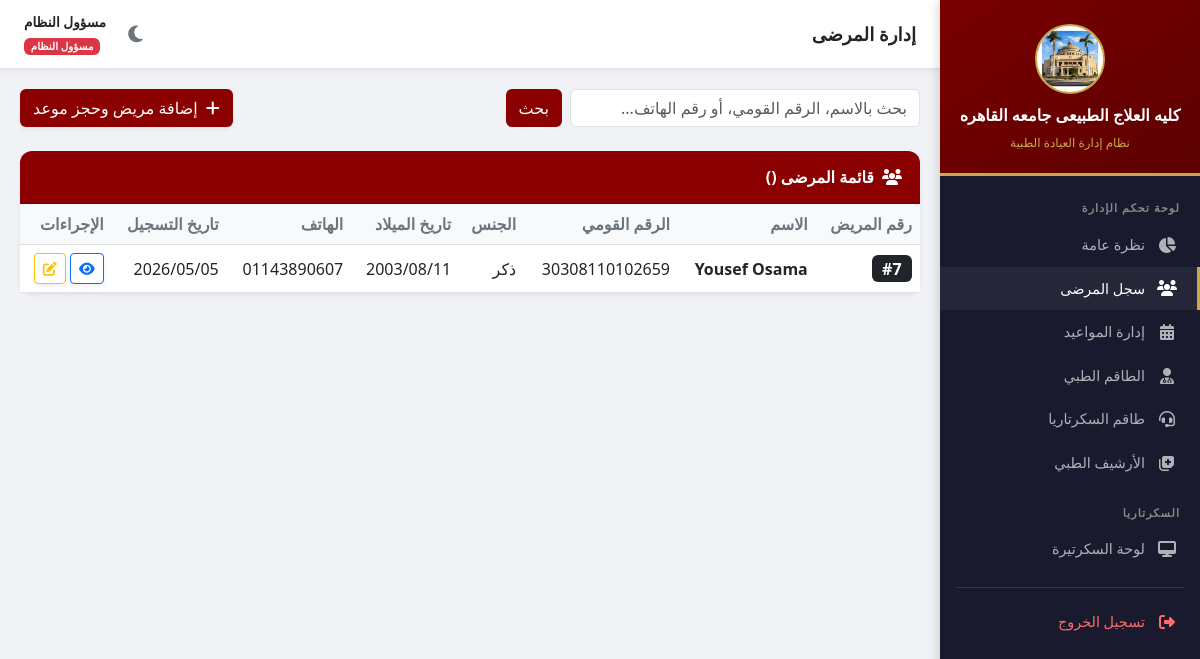
/admin-panel/patients/ (signed in), run on an earlier commit of the app's database.
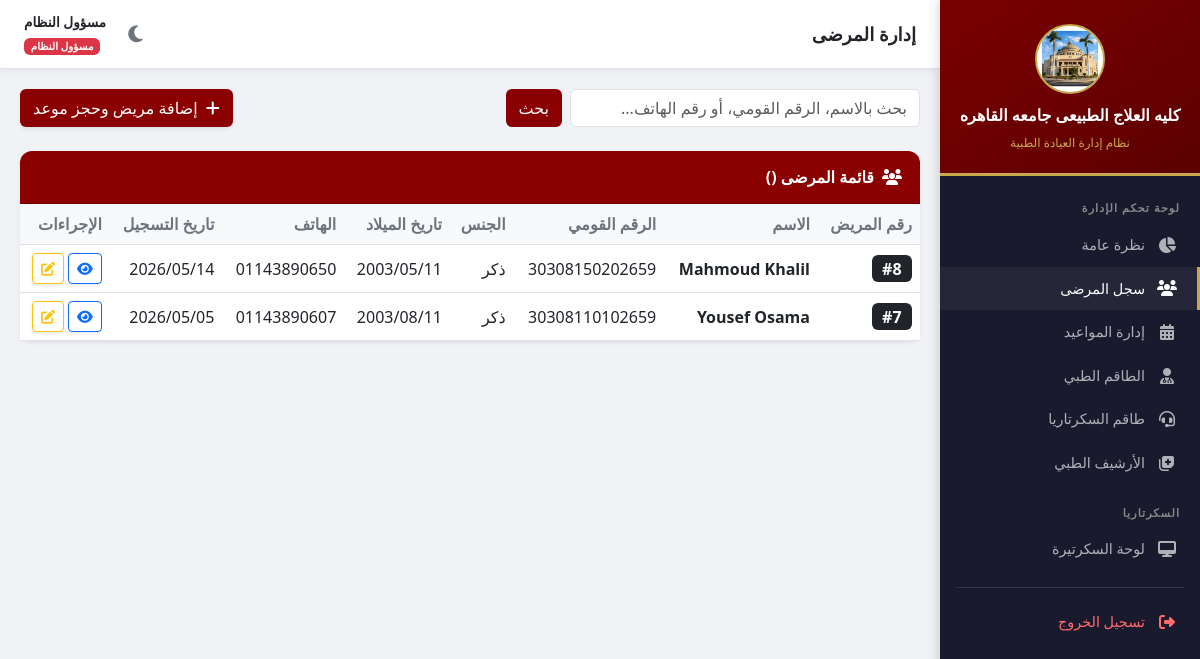
And on a later commit of the database.
### clinic/models.py (models this page shows, shortened)
class Patient(models.Model):
    GENDER_CHOICES = [('M', 'ذكر'), ('F', 'أنثى')]
    patient_number = models.AutoField(primary_key=True, verbose_name="رقم المريض")
    name = models.CharField(max_length=150, verbose_name="الاسم")
    gender = models.CharField(max_length=1, choices=GENDER_CHOICES, verbose_name="الجنس")
    birth_date = models.DateField(verbose_name="تاريخ الميلاد")
    phone = models.CharField(max_length=20, blank=True, verbose_name="رقم الهاتف")
    address = models.TextField(blank=True, verbose_name="العنوان")
    national_id = models.CharField(max_length=14, unique=True, verbose_name="الرقم القومي", null=True, blank=True)
    created_at = models.DateTimeField(auto_now_add=True)
    updated_at = models.DateTimeField(auto_now=True)
    class Meta:
        verbose_name = "مريض"
        verbose_name_plural = "المرضى"

### clinic/views.py (the view)
# urls.py: path('admin-panel/patients/', views.admin_patients, name='admin_patients'),
@login_required
@user_passes_test(is_admin, login_url='login')
def admin_patients(request):
    return _patients_list_view(request, 'admin/patients.html', 'admin')

### clinic/views.py (called while the page is built)
def is_admin(user):
    return user.is_superuser or user.is_staff

def _paginate(queryset, request):
    paginator = Paginator(queryset, ITEMS_PER_PAGE)
    page_number = request.GET.get('page')
    return paginator.get_page(page_number)

def _patients_list_view(request, template, role):
    query = request.GET.get('q', '')
    patients = Patient.objects.all()
    if query:
        patients = patients.filter(
            Q(name__icontains=query) | Q(phone__icontains=query) | Q(national_id__icontains=query)
        )
    patients = patients.order_by('-created_at')
    page_obj = _paginate(patients, request)
    return render(request, template, {'patients': page_obj, 'query': query, 'role': role})

### templates/admin/patients.html (shortened to what this page needs)
{% extends 'base.html' %}
{% block page_title %}إدارة المرضى{% endblock %}
{% block content %}
<div class="d-flex justify-content-between align-items-center mb-4">
  <form class="d-flex gap-2" method="get" id="searchForm">
    <input type="text" id="smartSearch" name="q" value="{{ query }}" class="form-control" placeholder="بحث بالاسم، الرقم القومي، أو رقم الهاتف..." style="width:350px;">
    <button type="submit" class="btn btn-cu" style="background:#8B0000;color:white;">بحث</button>
  </form>
  <div class="d-flex gap-2">
    <a href="{% url 'admin_patient_add' %}" class="btn shadow-sm" style="background:#8B0000;color:white;">
      <i class="fas fa-plus me-1"></i> إضافة مريض وحجز موعد
    </a>
  </div>
</div>
<div class="card shadow-sm border-0">
  <div class="card-header text-white" style="background:#8B0000;">
    <i class="fas fa-users me-2"></i>قائمة المرضى ()
  </div>
  <div class="card-body p-0">
    <div class="table-responsive">
      <table class="table table-hover align-middle mb-0">
        <thead class="table-light text-muted">
          <tr>
            <th>رقم المريض</th>
            <th>الاسم</th>
            <th>الرقم القومي</th>
            <th>الجنس</th>
            <th>تاريخ الميلاد</th>
            <th>الهاتف</th>
            <th>تاريخ التسجيل</th>
            <th>الإجراءات</th>
          </tr>
        </thead>
        <tbody id="patientsTableBody">
          {% for patient in patients %}
          <tr>
            <td><span class="badge bg-dark fs-6">#{{ patient.patient_number }}</span></td>
            <td><strong>{{ patient.name }}</strong></td>
            <td>{{ patient.national_id|default:"-" }}</td>
            <td>{{ patient.get_gender_display }}</td>
            <td>{{ patient.birth_date|date:"Y/m/d" }}</td>
            <td>{{ patient.phone|default:"-" }}</td>
            <td>{{ patient.created_at|date:"Y/m/d" }}</td>
            <td>
              <a href="{% url 'admin_patient_detail' patient.pk %}" class="btn btn-sm btn-outline-primary shadow-sm"><i class="fas fa-eye"></i></a>
              <a href="{% url 'admin_patient_edit' patient.pk %}" class="btn btn-sm btn-outline-warning shadow-sm"><i class="fas fa-edit"></i></a>
            </td>
          </tr>
          {% empty %}
          <tr><td colspan="8" class="text-center text-muted py-5"><i class="fas fa-users-slash fs-3 d-block mb-3 text-light"></i>لا يوجد مرضى</td></tr>
          {% endfor %}
        </tbody>
      </table>
    </div>
  </div>
</div>
{% endblock content %}

### templates/base.html (shortened to what this page needs)
<!DOCTYPE html>
<html lang="ar" dir="rtl">
<head>
<link href="https://cdn.jsdelivr.net/npm/bootstrap@5.3.0/dist/css/bootstrap.rtl.min.css" rel="stylesheet">
<link href="https://cdnjs.cloudflare.com/ajax/libs/font-awesome/6.4.0/css/all.min.css" rel="stylesheet">
</head>
<body>
{% load auth_extras %}
{% if user.is_authenticated %}
<div class="sidebar" id="sidebar">
  <div class="sidebar-header">
    <div class="logo-container"><img src="/media/2.png" alt="لوجو جامعة القاهرة"></div>
    <h6>كليه العلاج الطبيعى جامعه القاهره</h6>
    <small>نظام إدارة العيادة الطبية</small>
  </div>
  <div class="sidebar-nav-container">
    {% if user.is_staff or user.is_superuser %}
    <div class="nav-section">لوحة تحكم الإدارة</div>
    <a href="{% url 'admin_dashboard' %}" class="nav-link-side {% if request.resolver_match.url_name == 'admin_dashboard' %}active{% endif %}" onclick="closeSidebar()"><i class="fas fa-chart-pie"></i> نظرة عامة</a>
    <a href="{% url 'admin_patients' %}" class="nav-link-side {% if 'patient' in request.resolver_match.url_name and 'secretary' not in request.resolver_match.url_name %}active{% endif %}" onclick="closeSidebar()"><i class="fas fa-users"></i> سجل المرضى</a>
    <a href="{% url 'admin_appointments' %}" class="nav-link-side {% if request.resolver_match.url_name == 'admin_appointments' %}active{% endif %}" onclick="closeSidebar()"><i class="fas fa-calendar-alt"></i> إدارة المواعيد</a>
    <a href="{% url 'admin_doctors' %}" class="nav-link-side {% if request.resolver_match.url_name == 'admin_doctors' %}active{% endif %}" onclick="closeSidebar()"><i class="fas fa-user-md"></i> الطاقم الطبي</a>
    <a href="{% url 'admin_secretaries' %}" class="nav-link-side {% if 'admin_secreta' in request.resolver_match.url_name %}active{% endif %}" onclick="closeSidebar()"><i class="fas fa-headset"></i> طاقم السكرتاريا</a>
    <a href="{% url 'admin_records' %}" class="nav-link-side {% if request.resolver_match.url_name == 'admin_records' %}active{% endif %}" onclick="closeSidebar()"><i class="fas fa-notes-medical"></i> الأرشيف الطبي</a>
    <div class="nav-section" style="margin-top:8px;">السكرتاريا</div>
    <a href="{% url 'secretary_dashboard' %}" class="nav-link-side {% if request.resolver_match.url_name == 'secretary_dashboard' %}active{% endif %}" onclick="closeSidebar()"><i class="fas fa-desktop"></i> لوحة السكرتيرة</a>
    {% endif %}
    <div class="mt-3 border-top border-secondary pt-2" style="opacity:.3; margin: 0 16px;"></div>
    <a href="{% url 'logout' %}" class="nav-link-side mt-1" style="color:#ff6b6b;" onclick="closeSidebar()"><i class="fas fa-sign-out-alt"></i> تسجيل الخروج</a>
  </div>
</div>
<div class="main-content">
  <div class="topbar">
    <div class="d-flex align-items-center gap-2">
      <h5>{% block page_title %}{% endblock %}</h5>
    </div>
    <div class="d-flex align-items-center gap-3">
      <button class="theme-toggle" onclick="toggleTheme()" title="تبديل الوضع" aria-label="تبديل الوضع الليلي">
        <i class="fas fa-moon" id="themeIcon"></i>
      </button>
      <div class="text-end d-none d-sm-block">
        <div class="fw-bold" style="font-size:.85rem;">{{ user.get_full_name|default:user.username }}</div>
        {% if user.is_staff %}<span class="badge bg-danger" style="font-size:.65rem;">مسؤول النظام</span>
        {% elif user|has_group:"secretary" %}<span class="badge bg-success" style="font-size:.65rem;">سكرتيرة</span>
        {% else %}<span class="badge bg-primary" style="font-size:.65rem;">طبيب</span>{% endif %}
      </div>
    </div>
  </div>
  <div class="content-area">
    {% block content %}{% endblock %}
  </div>
</div>
{% else %}
{% block full_content %}{% endblock %}
{% endif %}
</body>
</html>

### templates/base.html (style rules this page uses)
:root { --cu-red: #8B0000; --cu-gold: #C9A84C; --cu-dark: #1a1a2e; --cu-gray: #f0f2f5; --sidebar-w: 260px; --bg-body: #f0f2f5; --bg-card: #ffffff; --bg-card-alt: #f8f9fa; --text-main: #212529; --text-muted: #6c757d; --border-color: #dee2e6; --topbar-bg: #ffffff; --table-hover: rgba(0,0,0,0.02); --shadow: 0 2px 8px rgba(0,0,0,0.06); }
body { font-family: 'Segoe UI', Tahoma, sans-serif; background: var(--bg-body); color: var(--text-main); transition: background .3s, color .3s; }
.sidebar { width: var(--sidebar-w); min-height: 100vh; background: var(--cu-dark); position: fixed; right: 0; top: 0; z-index: 1050; display: flex; flex-direction: column; box-shadow: -2px 0 10px rgba(0,0,0,0.15); transition: transform .3s ease; }
.sidebar-header { background: linear-gradient(145deg, #7a0000, #5c0000); padding: 24px 16px 20px; text-align: center; border-bottom: 3px solid var(--cu-gold); }
.sidebar-header .logo-container { width: 70px; height: 70px; margin: 0 auto 12px; background: white; border-radius: 50%; border: 2px solid var(--cu-gold); overflow: hidden; display: flex; align-items: center; justify-content: center; }
.sidebar-header .logo-container img { width: 100%; height: 100%; object-fit: cover; }
.sidebar-header h6 { color: #fff; margin: 0 0 4px; font-size: 1rem; font-weight: 700; }
.sidebar-header small { color: var(--cu-gold); font-size: .75rem; }
.sidebar-nav-container { flex-grow: 1; padding: 12px 0; overflow-y: auto; }
.nav-section { padding: 12px 20px 6px; color: #888; font-size: .7rem; font-weight: 600; text-transform: uppercase; letter-spacing: 1px; }
.nav-link-side { display: flex; align-items: center; gap: 12px; padding: 11px 20px; color: #aeb2b7; text-decoration: none; transition: all .2s; border-right: 3px solid transparent; font-size: .9rem; }
.nav-link-side:hover, .nav-link-side.active { color: #fff; background: rgba(255,255,255,.05); border-right-color: var(--cu-gold); }
.nav-link-side i { width: 20px; text-align: center; font-size: 1rem; }
.main-content { margin-right: var(--sidebar-w); min-height: 100vh; transition: margin .3s; }
.topbar { background: var(--topbar-bg); padding: 12px 24px; display: flex; align-items: center; justify-content: space-between; box-shadow: var(--shadow); position: sticky; top: 0; z-index: 99; border-bottom: 1px solid var(--border-color); }
.topbar h5 { margin: 0; color: var(--text-main); font-weight: 700; font-size: 1.15rem; }
.content-area { padding: 20px; }
.card { border: 1px solid var(--border-color); border-radius: 12px; box-shadow: var(--shadow); background: var(--bg-card); color: var(--text-main); }
.card-header { background: var(--cu-red); color: white; border-radius: 12px 12px 0 0 !important; padding: 14px 18px; font-weight: 600; }
.card-body { background: var(--bg-card); color: var(--text-main); }
.table { color: var(--text-main); --bs-table-bg: var(--bg-card); --bs-table-hover-bg: var(--table-hover); }
.table-light { --bs-table-bg: var(--bg-card-alt) !important; --bs-table-color: var(--text-muted) !important; }
.form-control, .form-select { background: var(--bg-card); color: var(--text-main); border-color: var(--border-color); }
.btn-cu { background: var(--cu-red); color: white; }
.theme-toggle { background: none; border: none; color: var(--text-muted); font-size: 1.2rem; cursor: pointer; padding: 6px; border-radius: 8px; }

What changed in the data, as far as the page shows it:
added Patient: patient_number "8", name "Mahmoud Khalil", national_id "30308150202659", gender "ذكر", birth_date "2003/05/11", phone "01143890650", created_at "2026/05/14"
